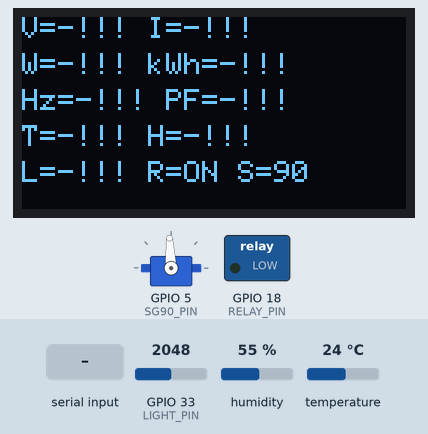
Bench run of a sketch on a simulated ESP32. Shown: 128×64 one-colour display, servo, switched loads named in the sketch (green lamp = pin HIGH). The test bench sets the inputs (shaded band); at power-on: GPIO 33 (LIGHT_PIN) = 2048, humidity 55 %, temperature 24 °C (analog values on the 0–4095 scale). WiFi joins after 1.5 s; servers stay silent unless stated; no MQTT or app messages arrive unless stated; servo pulses on a pin are drawn as a servo (544–2400 µs = 0–180°); what the sketch prints to the serial monitor is not drawn.

Above: at 1.3 s.
1.4 s: "90,45\n" received over the second serial link
At 11.3 s:
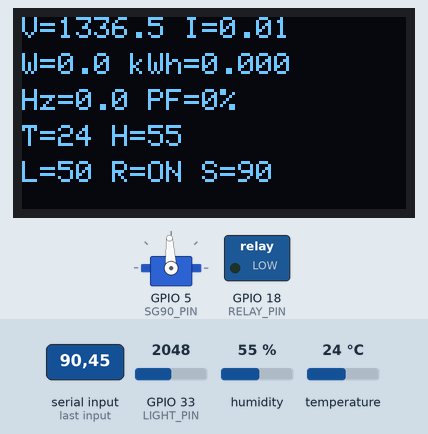
11.6 s: GPIO 33 (LIGHT_PIN) set to 2540
At 21.3 s:
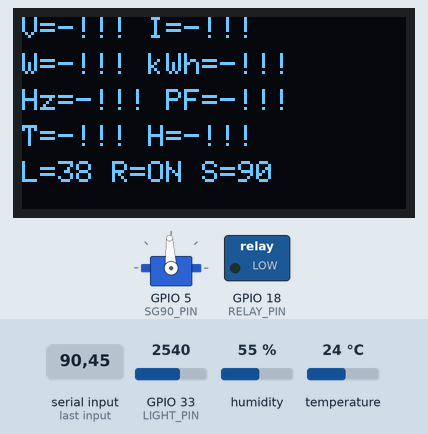
21.6 s: "30,150\n" received over the second serial link
At 30.7 s:
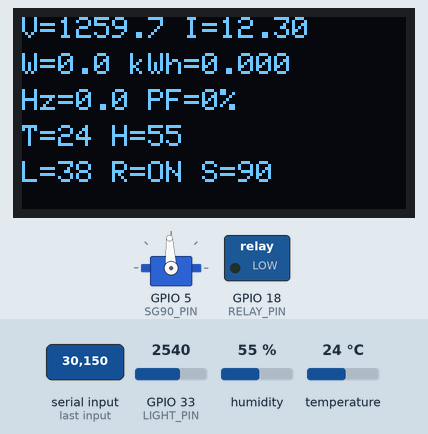
41.6 s: GPIO 33 (LIGHT_PIN) set to 2460
At 51.1 s:
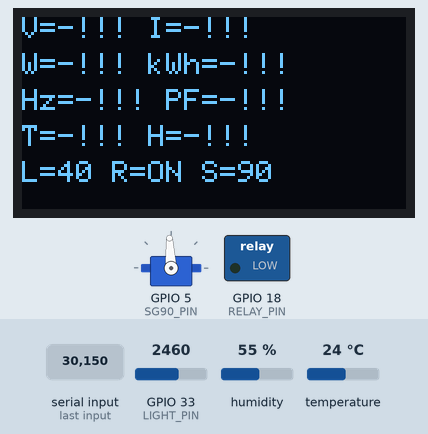
Timing chart, 0 to 52.6 s (numbered marks = the images above; inputs shaded):
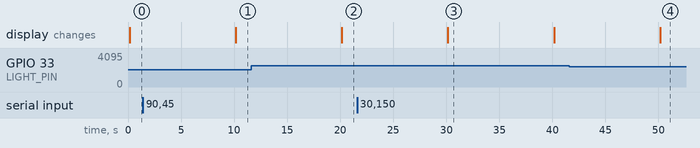

The sketch:

19_energy_mqtt_relay_sg90_sensor.ino
```cpp
#include <Wire.h>
#include <Adafruit_GFX.h>
#include <Adafruit_SSD1306.h>
#include <WiFi.h>
#include <PubSubClient.h>
#include <ArduinoJson.h>
#include <DHT.h>
#include <stdlib.h>

static const int OLED_SDA_PIN = 21;
static const int OLED_SCL_PIN = 22;
static const int SCREEN_WIDTH = 128;
static const int SCREEN_HEIGHT = 64;
static const int OLED_RESET = -1;

static const int PZEM_RX_PIN = 16;
static const int PZEM_TX_PIN = 17;
static const int RELAY_PIN = 18;
static const int SG90_PIN = 5;
static const int DHT_PIN = 14;
static const int LIGHT_PIN = 33;
static const int SG90_CHANNEL = 0;
static const int SG90_FREQ = 50;
static const int SG90_RESOLUTION = 16;
static const unsigned int SG90_MIN_US = 500;
static const unsigned int SG90_MAX_US = 2500;
static const unsigned long REFRESH_INTERVAL_MS = 10000UL;
static const unsigned long WIFI_RETRY_INTERVAL_MS = 5000UL;
static const unsigned long MQTT_RETRY_INTERVAL_MS = 5000UL;

static const char *WIFI_SSID = "Likung_5G";
static const char *WIFI_PASSWORD = "072882800";
static const char *WIFI_HOSTNAME = "esp32-energy-mqtt";

static const char *MQTT_HOST = "mqttgo.io";
static const uint16_t MQTT_PORT = 1883;
static const char *MQTT_TOPIC = "fukuei/class701/data";
static const char *MQTT_CTRL_TOPIC = "fukuei/class701/ctrl";

#define DHTTYPE DHT11

Adafruit_SSD1306 display(SCREEN_WIDTH, SCREEN_HEIGHT, &Wire, OLED_RESET);
WiFiClient wifiClient;
PubSubClient mqttClient(wifiClient);
DHT dht(DHT_PIN, DHTTYPE);

byte Xbuffer[50];
static uint8_t oledAddr = 0x3C;
static unsigned long lastRefreshMs = 0;
static unsigned long lastWifiRetryMs = 0;
static unsigned long lastMqttRetryMs = 0;
static float lastVoltage = NAN;
static float lastCurrent = NAN;
static float lastPower = NAN;
static float lastEnergy = NAN;
static float lastFrequency = NAN;
static float lastPf = NAN;
static float lastTemp = NAN;
static float lastHumi = NAN;
static int lastLight = -1;
static bool lastReadOk = false;
static bool lastEnvOk = false;
static bool lastPublishOk = false;
static bool relayOn = false;
static int sg90Angle = 90;

static bool initDisplay(uint8_t address)
{
  if (!display.begin(SSD1306_SWITCHCAPVCC, address)) {
    return false;
  }

  display.clearDisplay();
  display.setTextColor(SSD1306_WHITE);
  display.setTextWrap(false);
  display.setRotation(2);
  return true;
}

static void setRelay(bool on)
{
  relayOn = on;
  digitalWrite(RELAY_PIN, on ? LOW : HIGH);
}

static void setSG90Angle(int angle)
{
  angle = constrain(angle, 0, 180);
  sg90Angle = angle;

  const uint32_t maxDuty = (1UL << SG90_RESOLUTION) - 1;
  const uint32_t pulseUs = map(angle, 0, 180, SG90_MIN_US, SG90_MAX_US);
  const uint32_t duty = (uint64_t)pulseUs * maxDuty / 20000UL;
  ledcWrite(SG90_CHANNEL, duty);
}

static void drawTextScreen(const char *line1, const char *line2, const char *line3, const char *line4, const char *line5)
{
  display.clearDisplay();

  display.setTextSize(1);
  display.setCursor(0, 0);
  display.println(line1);

  display.setCursor(0, 12);
  display.println(line2);

  display.setCursor(0, 24);
  display.println(line3);

  display.setCursor(0, 36);
  display.println(line4);

  display.setCursor(0, 48);
  display.println(line5);

  display.display();
}

static void drawStatus()
{
  char line1[32];
  char line2[32];
  char line3[32];
  char line4[32];
  char line5[32];

  if (lastReadOk) {
    snprintf(line1, sizeof(line1), "V=%.1f I=%.2f", lastVoltage, lastCurrent);
    snprintf(line2, sizeof(line2), "W=%.1f kWh=%.3f", lastPower, lastEnergy);
    snprintf(line3, sizeof(line3), "Hz=%.1f PF=%.0f%%", lastFrequency, lastPf * 100.0f);
    if (lastEnvOk) {
      snprintf(line4, sizeof(line4), "T=%.0f H=%.0f", lastTemp, lastHumi);
    } else {
      snprintf(line4, sizeof(line4), "T=-!!! H=-!!!");
    }
  } else {
    snprintf(line1, sizeof(line1), "V=-!!! I=-!!!");
    snprintf(line2, sizeof(line2), "W=-!!! kWh=-!!!");
    snprintf(line3, sizeof(line3), "Hz=-!!! PF=-!!!");
    snprintf(line4, sizeof(line4), "T=-!!! H=-!!!");
  }

  if (lastLight >= 0) {
    snprintf(line5, sizeof(line5), "L=%d R=%s S=%d", lastLight, relayOn ? "ON" : "OFF", sg90Angle);
  } else {
    snprintf(line5, sizeof(line5), "L=-!!! R=%s S=%d", relayOn ? "ON" : "OFF", sg90Angle);
  }

  drawTextScreen(line1, line2, line3, line4, line5);
}

static String ReadData()
{
  Serial2.write(0xf8);
  Serial2.write(0x04);
  Serial2.write(0x00);
  Serial2.write(0x00);
  Serial2.write(0x00);
  Serial2.write(0x0a);
  Serial2.write(0x64);
  Serial2.write(0x64);
  delay(100);

  int i = 0;
  String rtext = "";
  while (Serial2.available()) {
    byte b = Serial2.read();
    if (i < (int)sizeof(Xbuffer)) {
      Xbuffer[i] = b;
    }
    if (b < 0x10) {
      rtext = rtext + "0" + String(b, HEX) + " ";
    } else {
      rtext = rtext + String(b, HEX) + " ";
    }
    i++;
  }
  return rtext;
}

static void ClearData()
{
  Serial2.write(0xf8);
  Serial2.write(0x42);
  Serial2.write(0xc2);
  Serial2.write(0x41);
  delay(100);
}

static float decodeV(const String &rtext)
{
  char CharV[5];
  String StringV = rtext.substring(9, 11) + rtext.substring(12, 14);
  StringV.toCharArray(CharV, sizeof(CharV));
  int intV = strtol(CharV, NULL, 16);
  return intV * 0.1f;
}

static float decodeA(const String &rtext)
{
  char CharA[9];
  String StringA = rtext.substring(21, 23) + rtext.substring(24, 26) + rtext.substring(15, 17) + rtext.substring(18, 20);
  StringA.toCharArray(CharA, sizeof(CharA));
  int intA = strtol(CharA, NULL, 16);
  return intA * 0.001f;
}

static float decodeW(const String &rtext)
{
  char CharW[9];
  String StringW = rtext.substring(33, 35) + rtext.substring(36, 38) + rtext.substring(27, 29) + rtext.substring(30, 32);
  StringW.toCharArray(CharW, sizeof(CharW));
  int intW = strtol(CharW, NULL, 16);
  return intW * 0.1f;
}

static float decodekWh(const String &rtext)
{
  char CharWh[9];
  String StringWh = rtext.substring(45, 47) + rtext.substring(48, 50) + rtext.substring(39, 41) + rtext.substring(42, 44);
  StringWh.toCharArray(CharWh, sizeof(CharWh));
  int intWh = strtol(CharWh, NULL, 16);
  return intWh * 0.001f;
}

static float decodeFrequency(const String &rtext)
{
  char CharHz[5];
  String StringHz = rtext.substring(49, 51) + rtext.substring(52, 54);
  StringHz.toCharArray(CharHz, sizeof(CharHz));
  int intHz = strtol(CharHz, NULL, 16);
  return intHz * 0.1f;
}

static float decodePF(const String &rtext)
{
  char CharPF[5];
  String StringPF = rtext.substring(57, 59) + rtext.substring(60, 62);
  StringPF.toCharArray(CharPF, sizeof(CharPF));
  int intPF = strtol(CharPF, NULL, 16);
  return (float)intPF / 100.0f;
}

static int readLightPercent()
{
  int raw = analogRead(LIGHT_PIN);
  int percent = map(raw, 0, 4095, 100, 0);
  return constrain(percent, 0, 100);
}

static bool readPzemValues(float &voltage, float &current, float &power, float &energy, float &frequency, float &pf)
{
  String rtext = ReadData();
  if (rtext.length() == 0) {
    return false;
  }

  voltage = decodeV(rtext);
  current = decodeA(rtext);
  power = decodeW(rtext);
  energy = decodekWh(rtext);
  frequency = decodeFrequency(rtext);
  pf = decodePF(rtext);
  return true;
}

static bool readEnvironmentValues(float &temp, float &humi, int &lightPercent)
{
  lightPercent = readLightPercent();

  float t = dht.readTemperature();
  float h = dht.readHumidity();
  if (isnan(t) || isnan(h)) {
    temp = NAN;
    humi = NAN;
    return false;
  }

  temp = t;
  humi = h;
  return true;
}

static void handleSG90Command(const JsonVariantConst &value)
{
  if (value.isNull()) {
    return;
  }

  int angle = 0;
  if (value.is<int>()) {
    angle = value.as<int>();
  } else if (value.is<float>()) {
    angle = (int)roundf(value.as<float>());
  } else {
    return;
  }

  if (angle < 0 || angle > 180) {
    return;
  }

  setSG90Angle(angle);
  Serial.print(F("SG90="));
  Serial.println(sg90Angle);
}

static void handleRelayCommand(const JsonVariantConst &value)
{
  if (value.isNull()) {
    return;
  }

  if (value.is<bool>()) {
    bool on = value.as<bool>();
    setRelay(on);
    Serial.print(F("RELAY="));
    Serial.println(on ? F("ON") : F("OFF"));
    return;
  }

  if (value.is<int>()) {
    int raw = value.as<int>();
    if (raw == 1) {
      setRelay(true);
      Serial.println(F("RELAY=ON"));
    } else if (raw == 0) {
      setRelay(false);
      Serial.println(F("RELAY=OFF"));
    }
    return;
  }

  const char *state = value.as<const char *>();
  if (state == nullptr) {
    return;
  }

  if (strcasecmp(state, "ON") == 0 || strcasecmp(state, "1") == 0 || strcasecmp(state, "TRUE") == 0) {
    setRelay(true);
    Serial.println(F("RELAY=ON"));
  } else if (strcasecmp(state, "OFF") == 0 || strcasecmp(state, "0") == 0 || strcasecmp(state, "FALSE") == 0) {
    setRelay(false);
    Serial.println(F("RELAY=OFF"));
  }
}

static void handleControlCommand(const char *payload, size_t length)
{
  DynamicJsonDocument doc(128);
  DeserializationError err = deserializeJson(doc, payload, length);
  if (err) {
    return;
  }

  if (doc.containsKey("RELAY")) {
    handleRelayCommand(doc["RELAY"]);
  }

  if (doc.containsKey("SG90")) {
    handleSG90Command(doc["SG90"]);
  }
}

static void mqttCallback(char *topic, byte *payload, unsigned int length)
{
  if (strcmp(topic, MQTT_CTRL_TOPIC) != 0) {
    return;
  }

  char message[160];
  unsigned int copyLength = length;
  if (copyLength >= sizeof(message)) {
    copyLength = sizeof(message) - 1;
  }
  memcpy(message, payload, copyLength);
  message[copyLength] = '\0';
  Serial.print(F("MQTT CTRL: "));
  Serial.println(message);
  handleControlCommand(message, copyLength);
}

static bool connectWifi()
{
  if (WiFi.status() == WL_CONNECTED) {
    return true;
  }

  WiFi.mode(WIFI_STA);
  WiFi.persistent(false);
  WiFi.setAutoReconnect(true);
  WiFi.setSleep(false);
  WiFi.setHostname(WIFI_HOSTNAME);
  WiFi.begin(WIFI_SSID, WIFI_PASSWORD);
  return false;
}

static void ensureWifi()
{
  if (WiFi.status() == WL_CONNECTED) {
    return;
  }

  if (millis() - lastWifiRetryMs < WIFI_RETRY_INTERVAL_MS) {
    return;
  }
  lastWifiRetryMs = millis();
  connectWifi();
}

static bool connectMqtt()
{
  if (WiFi.status() != WL_CONNECTED) {
    return false;
  }

  mqttClient.setServer(MQTT_HOST, MQTT_PORT);
  mqttClient.setSocketTimeout(5);
  mqttClient.setKeepAlive(60);
  mqttClient.setCallback(mqttCallback);

  uint32_t chipId = (uint32_t)(ESP.getEfuseMac() & 0xFFFFFF);
  String clientId = "esp32-energy-mqtt-relay-" + String(chipId, HEX);
  bool ok = mqttClient.connect(clientId.c_str());
  if (ok) {
    mqttClient.subscribe(MQTT_CTRL_TOPIC);
    Serial.print(F("Subscribed: "));
    Serial.println(MQTT_CTRL_TOPIC);
  }
  return ok;
}

static void ensureMqtt()
{
  if (WiFi.status() != WL_CONNECTED) {
    mqttClient.disconnect();
    return;
  }

  if (mqttClient.connected()) {
    return;
  }

  if (millis() - lastMqttRetryMs < MQTT_RETRY_INTERVAL_MS) {
    return;
  }
  lastMqttRetryMs = millis();
  connectMqtt();
}

static bool publishJson()
{
  if (!mqttClient.connected() || !lastReadOk) {
    return false;
  }

  char payload[192];
  snprintf(
    payload,
    sizeof(payload),
    "{\"V\":%.1f,\"I\":%.2f,\"W\":%.1f,\"kWh\":%.3f,\"temp\":%.0f,\"humi\":%.0f,\"light\":%d}",
    lastVoltage,
    lastCurrent,
    lastPower,
    lastEnergy,
    isnan(lastTemp) ? -1.0f : lastTemp,
    isnan(lastHumi) ? -1.0f : lastHumi,
    lastLight
  );

  bool ok = mqttClient.publish(MQTT_TOPIC, payload);
  lastPublishOk = ok;
  return ok;
}

void setup()
{
  Serial.begin(115200);
  Serial.println();
  Serial.println(F("17_energy_mqtt_relay boot"));

  Wire.begin(OLED_SDA_PIN, OLED_SCL_PIN);
  Wire.setClock(400000);

  if (!initDisplay(0x3C)) {
    oledAddr = 0x3D;
    if (!initDisplay(0x3D)) {
      Serial.println(F("SSD1306 init failed"));
      while (true) {
        delay(1000);
      }
    }
  }

  pinMode(RELAY_PIN, OUTPUT);
  setRelay(true);

  ledcSetup(SG90_CHANNEL, SG90_FREQ, SG90_RESOLUTION);
  ledcAttachPin(SG90_PIN, SG90_CHANNEL);
  setSG90Angle(90);

  analogReadResolution(12);
  analogSetPinAttenuation(LIGHT_PIN, ADC_11db);
  dht.begin();

  Serial2.begin(9600, SERIAL_8N1, PZEM_RX_PIN, PZEM_TX_PIN);
  ClearData();
  connectWifi();
  drawStatus();
}

void loop()
{
  ensureWifi();
  ensureMqtt();
  mqttClient.loop();

  if (millis() - lastRefreshMs >= REFRESH_INTERVAL_MS) {
    lastRefreshMs = millis();

    float voltage = 0;
    float current = 0;
    float power = 0;
    float energy = 0;
    float frequency = 0;
    float pf = 0;
    float temp = NAN;
    float humi = NAN;
    int lightPercent = -1;

    lastReadOk = readPzemValues(voltage, current, power, energy, frequency, pf);
    lastEnvOk = readEnvironmentValues(temp, humi, lightPercent);

    if (lastReadOk) {
      lastVoltage = voltage;
      lastCurrent = current;
      lastPower = power;
      lastEnergy = energy;
      lastFrequency = frequency;
      lastPf = pf;
    }

    if (lastEnvOk) {
      lastTemp = temp;
      lastHumi = humi;
    } else {
      lastTemp = NAN;
      lastHumi = NAN;
    }
    lastLight = lightPercent;

    if (lastReadOk) {
      publishJson();
    }

    drawStatus();
  }

  delay(10);
}
```

Measured:
- after the input at 1.4 s, the display: changes after 8.8 s (image 1)
- after the input at 11.6 s, the display: changes after 8.6 s (image 2)
- after the input at 21.6 s, the display: changes after 8.6 s (image 3)
- after the input at 41.6 s, the display: changes after 8.6 s (image 4)
- what the display in image 3 shows lasts 10.0 s, from 30.2 s to 40.2 s
